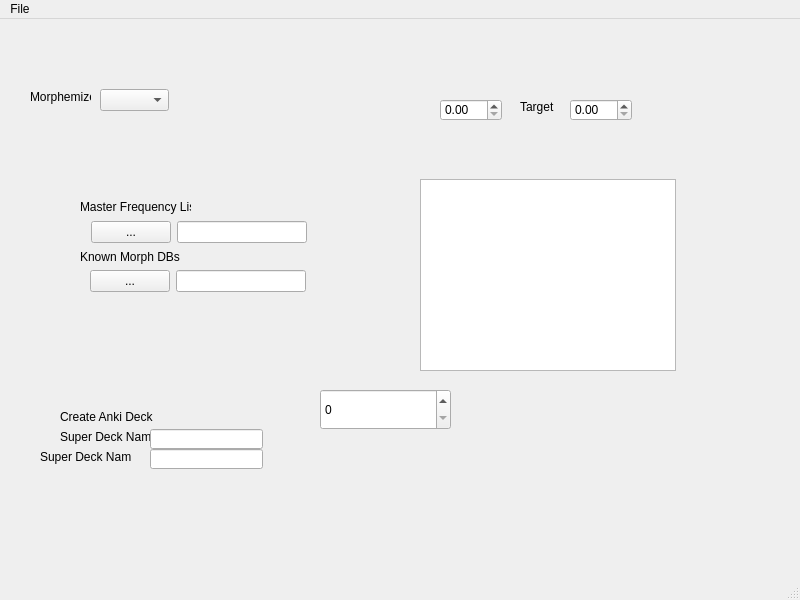
<?xml version="1.0" encoding="UTF-8"?>
<ui version="4.0">
 <class>MainWindow</class>
 <widget class="QMainWindow" name="MainWindow">
  <property name="geometry">
   <rect>
    <x>0</x>
    <y>0</y>
    <width>800</width>
    <height>600</height>
   </rect>
  </property>
  <property name="cursor">
   <cursorShape>ArrowCursor</cursorShape>
  </property>
  <property name="windowTitle">
   <string>MainWindow</string>
  </property>
  <widget class="QWidget" name="centralwidget">
   <widget class="QLabel" name="MasterFreqLabel">
    <property name="geometry">
     <rect>
      <x>80</x>
      <y>180</y>
      <width>111</width>
      <height>16</height>
     </rect>
    </property>
    <property name="text">
     <string>Master Frequency List</string>
    </property>
   </widget>
   <widget class="QLabel" name="label_2">
    <property name="geometry">
     <rect>
      <x>80</x>
      <y>230</y>
      <width>111</width>
      <height>16</height>
     </rect>
    </property>
    <property name="text">
     <string>Known Morph DBs</string>
    </property>
   </widget>
   <widget class="QLabel" name="label_3">
    <property name="geometry">
     <rect>
      <x>60</x>
      <y>390</y>
      <width>111</width>
      <height>16</height>
     </rect>
    </property>
    <property name="text">
     <string>Create Anki Deck</string>
    </property>
   </widget>
   <widget class="QDoubleSpinBox" name="doubleSpinBox">
    <property name="geometry">
     <rect>
      <x>570</x>
      <y>80</y>
      <width>62</width>
      <height>22</height>
     </rect>
    </property>
   </widget>
   <widget class="QDoubleSpinBox" name="doubleSpinBox_2">
    <property name="geometry">
     <rect>
      <x>440</x>
      <y>80</y>
      <width>62</width>
      <height>22</height>
     </rect>
    </property>
   </widget>
   <widget class="QLabel" name="MasterFreqLabel_2">
    <property name="geometry">
     <rect>
      <x>520</x>
      <y>80</y>
      <width>41</width>
      <height>16</height>
     </rect>
    </property>
    <property name="text">
     <string>Target</string>
    </property>
   </widget>
   <widget class="QLabel" name="label_4">
    <property name="geometry">
     <rect>
      <x>60</x>
      <y>410</y>
      <width>111</width>
      <height>16</height>
     </rect>
    </property>
    <property name="text">
     <string>Super Deck Name</string>
    </property>
   </widget>
   <widget class="QLineEdit" name="MasterFreqEdit_2">
    <property name="geometry">
     <rect>
      <x>150</x>
      <y>410</y>
      <width>113</width>
      <height>20</height>
     </rect>
    </property>
   </widget>
   <widget class="QLineEdit" name="MasterFreqEdit_3">
    <property name="geometry">
     <rect>
      <x>150</x>
      <y>430</y>
      <width>113</width>
      <height>20</height>
     </rect>
    </property>
    <property name="text">
     <string/>
    </property>
   </widget>
   <widget class="QLabel" name="label_5">
    <property name="geometry">
     <rect>
      <x>40</x>
      <y>430</y>
      <width>91</width>
      <height>16</height>
     </rect>
    </property>
    <property name="text">
     <string>Super Deck Name</string>
    </property>
   </widget>
   <widget class="QSpinBox" name="spinBox">
    <property name="geometry">
     <rect>
      <x>320</x>
      <y>370</y>
      <width>131</width>
      <height>41</height>
     </rect>
    </property>
   </widget>
   <widget class="QComboBox" name="comboBox">
    <property name="geometry">
     <rect>
      <x>100</x>
      <y>70</y>
      <width>69</width>
      <height>22</height>
     </rect>
    </property>
   </widget>
   <widget class="QLabel" name="label">
    <property name="geometry">
     <rect>
      <x>30</x>
      <y>70</y>
      <width>61</width>
      <height>16</height>
     </rect>
    </property>
    <property name="text">
     <string>Morphemizer</string>
    </property>
   </widget>
   <widget class="QListWidget" name="listWidget">
    <property name="geometry">
     <rect>
      <x>420</x>
      <y>160</y>
      <width>256</width>
      <height>192</height>
     </rect>
    </property>
   </widget>
   <widget class="QWidget" name="">
    <property name="geometry">
     <rect>
      <x>90</x>
      <y>250</y>
      <width>216</width>
      <height>25</height>
     </rect>
    </property>
    <layout class="QHBoxLayout" name="horizontalLayout_2">
     <item>
      <widget class="QPushButton" name="pushButton_2">
       <property name="text">
        <string>...</string>
       </property>
      </widget>
     </item>
     <item>
      <widget class="QLineEdit" name="MasterFreqEdit"/>
     </item>
    </layout>
   </widget>
   <widget class="QWidget" name="">
    <property name="geometry">
     <rect>
      <x>91</x>
      <y>201</y>
      <width>216</width>
      <height>25</height>
     </rect>
    </property>
    <layout class="QHBoxLayout" name="horizontalLayout">
     <item>
      <widget class="QPushButton" name="masterFreqButton">
       <property name="text">
        <string>...</string>
       </property>
      </widget>
     </item>
     <item>
      <widget class="QLineEdit" name="lineEdit_2">
       <property name="text">
        <string/>
       </property>
      </widget>
     </item>
    </layout>
   </widget>
  </widget>
  <widget class="QMenuBar" name="menubar">
   <property name="geometry">
    <rect>
     <x>0</x>
     <y>0</y>
     <width>800</width>
     <height>21</height>
    </rect>
   </property>
   <widget class="QMenu" name="menuFile">
    <property name="title">
     <string>File</string>
    </property>
    <addaction name="actionProperties"/>
   </widget>
   <addaction name="menuFile"/>
  </widget>
  <widget class="QStatusBar" name="statusbar"/>
  <action name="actionProperties">
   <property name="text">
    <string>Properties</string>
   </property>
   <property name="shortcut">
    <string/>
   </property>
  </action>
 </widget>
 <resources/>
 <connections/>
</ui>
